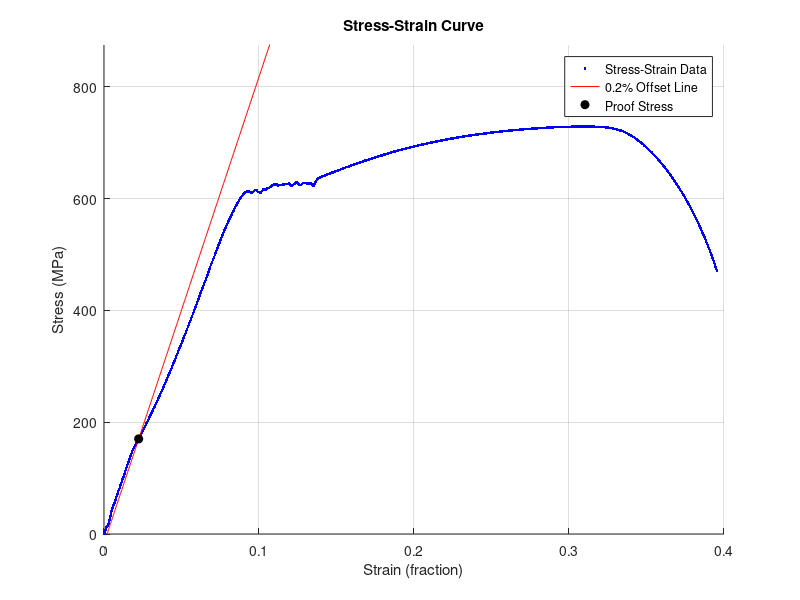

Write MATLAB code to recreate this figure.
% Clear all variables and command window
clear all;
clc;

% Load stress-strain data from file
data = load('stress_strain.txt');

% Extract stress (MPa) and strain (%) and convert strain to a fraction
stress = data(:,1);  
strain = data(:,2) / 100;  % Convert percentage to fraction

% Calculate the toughness (area under the stress-strain curve)
toughness = trapz(strain, stress);  % MPa * unitless strain = MJ/m³

% Define the elastic region (assuming strain < 0.002 as elastic)
elastic_idx = strain < 0.002;
elastic_strain = strain(elastic_idx);
elastic_stress = stress(elastic_idx);

% Compute Young's modulus (slope of the elastic region)
young_modulus = mean(diff(elastic_stress) ./ diff(elastic_strain));  % MPa

% Plot stress-strain curve
figure;
hold on;
plot(strain, stress, 'b.', 'DisplayName', 'Stress-Strain Data'); % Original data

% Plot linear elastic region
linear_elastic_line = young_modulus * (strain - 0.002); % Offset 0.2% strain
plot(strain, linear_elastic_line, 'r-', 'DisplayName', '0.2% Offset Line');

% Find proof stress (intersection of offset line and stress-strain curve)
proof_stress_idx = find(linear_elastic_line <= stress, 1, 'last');
proof_stress = stress(proof_stress_idx);

% Highlight proof stress point
plot(strain(proof_stress_idx), proof_stress, 'ko', 'MarkerFaceColor', 'k', ...
    'DisplayName', 'Proof Stress');

% Improve plot aesthetics
ylim([0, max(stress) * 1.2]);
xlabel('Strain (fraction)');
ylabel('Stress (MPa)');
title('Stress-Strain Curve');
legend('Location', 'best');
grid on;
hold off;

% Display computed values with correct units
fprintf('Young\''s Modulus: %.2f MPa\n', young_modulus);
fprintf('Proof Stress: %.2f MPa\n', proof_stress);
fprintf('Toughness: %.2f MJ/m³\n', toughness); % Corrected unit
